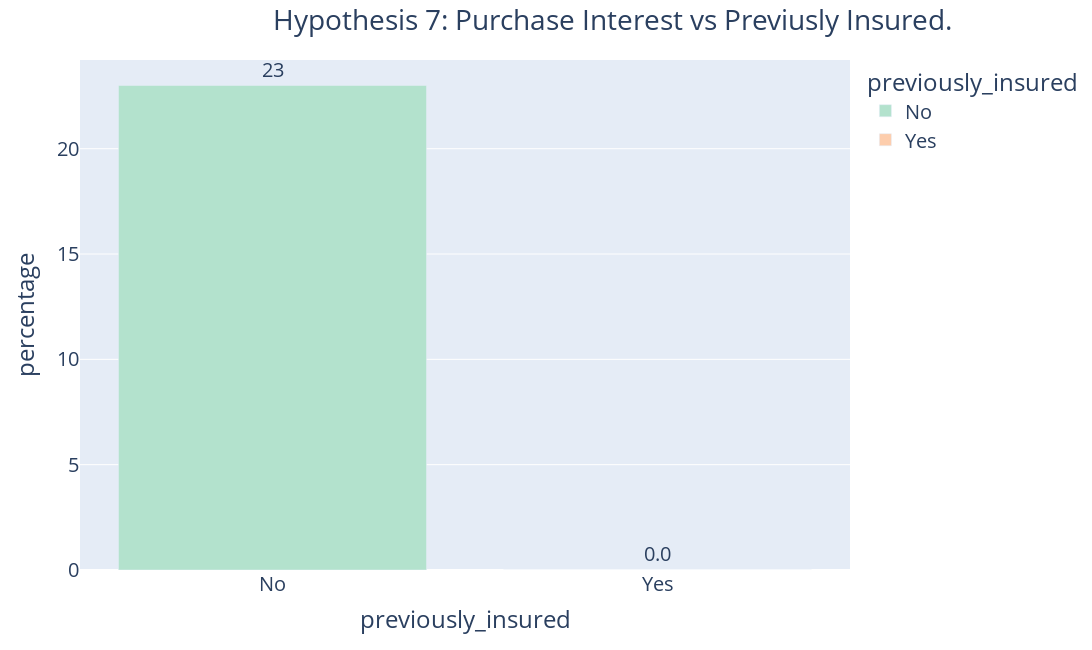

Source (notebook cell):
### Code cell
# 7. The interest on purchase the vehicle insurance is lower for customers that are already insured.
aux15 = pd.crosstab(df4['previously_insured'], df4['response'])
aux15['percentage'] = round(aux15[1]/(aux15[0]+aux15[1])*100)
aux15

# Creating new dataframe for a bar chart
ax14 = [['No', 23 ],['Yes', 0]] 
ax14_df = pd.DataFrame(ax14, columns=['previously_insured','percentage'])

# Bar chart
fig = px.bar(ax14_df, 
             x='previously_insured', 
             y='percentage', 
             color='previously_insured', 
             text='percentage',
             width = 1500,
             height=650, 
             color_discrete_sequence=px.colors.qualitative.Pastel2)
fig.update_traces(texttemplate='%{text:.2s}', 
                  textposition='outside')
fig.update_layout(title_text="Hypothesis 7: Purchase Interest vs Previusly Insured.", 
                   title_x=0.25,
                   font=dict(size=20))
fig.show()

### Figure 1 — Plotly figure (JSON) as saved in the notebook; plotly's stock layout.template omitted (floating-point values rounded to 4 significant figures)
{"data": [{"alignmentgroup": "True", "hovertemplate": "previously_insured=%{x}<br>percentage=%{text}<extra></extra>", "legendgroup": "No", "marker": {"color": "rgb(179,226,205)", "pattern": {"shape": ""}}, "name": "No", "offsetgroup": "No", "orientation": "v", "showlegend": true, "text": [23], "textposition": "outside", "texttemplate": "%{text:.2s}", "type": "bar", "x": ["No"], "xaxis": "x", "y": [23], "yaxis": "y"}, {"alignmentgroup": "True", "hovertemplate": "previously_insured=%{x}<br>percentage=%{text}<extra></extra>", "legendgroup": "Yes", "marker": {"color": "rgb(253,205,172)", "pattern": {"shape": ""}}, "name": "Yes", "offsetgroup": "Yes", "orientation": "v", "showlegend": true, "text": [0], "textposition": "outside", "texttemplate": "%{text:.2s}", "type": "bar", "x": ["Yes"], "xaxis": "x", "y": [0], "yaxis": "y"}], "layout": {"barmode": "relative", "font": {"size": 20}, "height": 650, "legend": {"title": {"text": "previously_insured"}, "tracegroupgap": 0}, "margin": {"t": 60}, "title": {"text": "Hypothesis 7: Purchase Interest vs Previusly Insured.", "x": 0.25}, "width": 1500, "xaxis": {"anchor": "y", "categoryarray": ["No", "Yes"], "categoryorder": "array", "domain": [0, 1], "title": {"text": "previously_insured"}}, "yaxis": {"anchor": "x", "domain": [0, 1], "title": {"text": "percentage"}}}}
